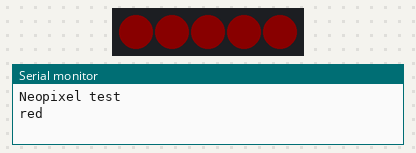
Simulated run of this sketch. Board: Arduino Uno, built with avr-gcc and run on an emulated ATmega328P. Parts: 5 RGB LEDs in strip order, left to right, the last lines printed to the serial monitor. Dim RGB values are drawn brighter than linear.

Above: at 0.1 s.
At 1.1 s:
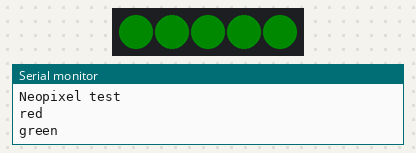
At 2.1 s:
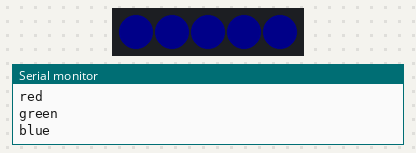
At 3.1 s:
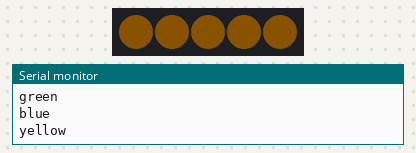
At 4.1 s:
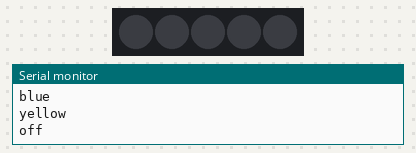
At 13.0 s:
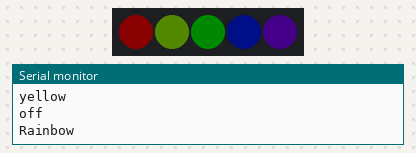
Timing chart, 0 to 33.4 s (numbered marks = the images above):
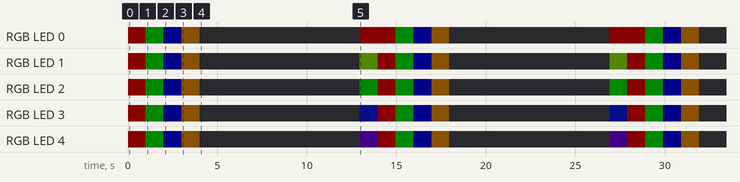

Measured:
- by itself, RGB LED 0: repeats every 14.0 s: RGB(0, 10, 0) 1.0 s, RGB(0, 0, 10) 1.0 s, RGB(10, 6, 0) 1.0 s, off 8.9 s, RGB(10, 0, 0) 2.0 s
- by itself, RGB LED 1: repeats every 14.0 s: RGB(0, 10, 0) 1.0 s, RGB(0, 0, 10) 1.0 s, RGB(10, 6, 0) 1.0 s, off 8.9 s, RGB(6, 10, 0) 1.0 s, RGB(10, 0, 0) 1.0 s
- by itself, RGB LED 2: repeats every 14.0 s: RGB(0, 10, 0) 1.0 s, RGB(0, 0, 10) 1.0 s, RGB(10, 6, 0) 1.0 s, off 8.9 s, RGB(0, 10, 0) 1.0 s, RGB(10, 0, 0) 1.0 s
- what the display in image 1 shows lasts 1.0 s, from 1.0 s to 2.0 s
- what the display in image 4 shows lasts 9.0 s, from 4.0 s to 13.0 s

The sketch:

neopixel.ino
```cpp
#include <Adafruit_NeoPixel.h>

// Pins
const int LED_PIN = 12;

// Consts
const int NUM_PIXELS = 5;

Adafruit_NeoPixel pixels(NUM_PIXELS, LED_PIN, NEO_GRB + NEO_KHZ800);

// Colors
const uint32_t RED = pixels.Color(255, 0, 0);
const uint32_t BLUE = pixels.Color(0, 0, 255);
const uint32_t GREEN = pixels.Color(0, 255, 0);
const uint32_t YELLOW = pixels.Color(255, 150, 0);
const uint32_t OFF = pixels.Color(0, 0, 0);


void setup() {
  Serial.begin(9600);
  Serial.println("Neopixel test");

  pixels.begin();
  pixels.setBrightness(10);
  pixels.show();
}

void loop() {
  Serial.println("red");
  color_wipe(RED);
  delay(1000);

  Serial.println("green");
  color_wipe(GREEN);
  delay(1000);

  Serial.println("blue");
  color_wipe(BLUE);
  delay(1000);

  Serial.println("yellow");
  color_wipe(YELLOW);
  delay(1000);

  Serial.println("off");
  color_wipe(OFF);
  delay(1000);

  Serial.println("Rainbow");
  rainbow();
  delay(1000);

}

void color_wipe(uint32_t color) {
  for (int i = 0; i < NUM_PIXELS; i++) {
    pixels.setPixelColor(i, color);
    pixels.show();
  }
}

void rainbow() {
  for (long firstPixelHue = 0; firstPixelHue < 5 * 65536; firstPixelHue += 256) {
    for (int i = 0; i < NUM_PIXELS; i++) {
      int pixelHue = firstPixelHue + (i * 65536L / NUM_PIXELS);
      pixels.setPixelColor(i, pixels.gamma32(pixels.ColorHSV(pixelHue)));
    }
  }
  pixels.show();
}
```
